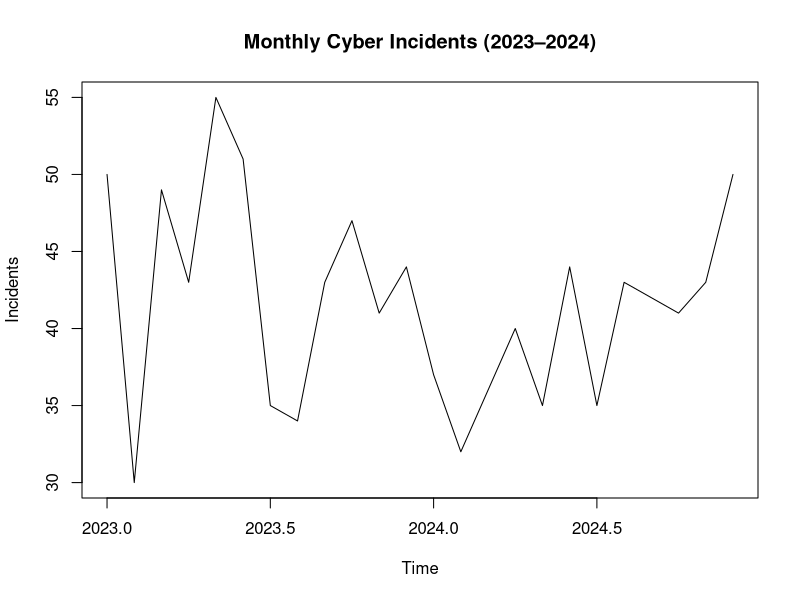
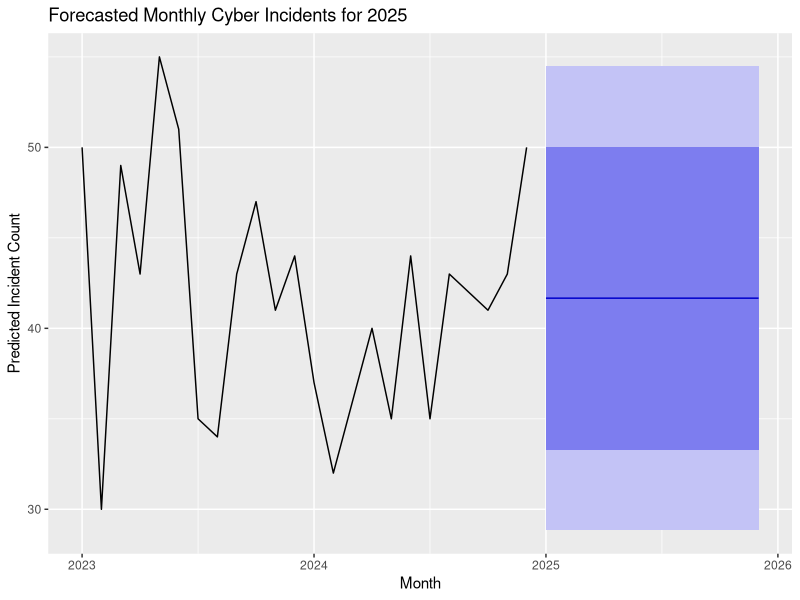
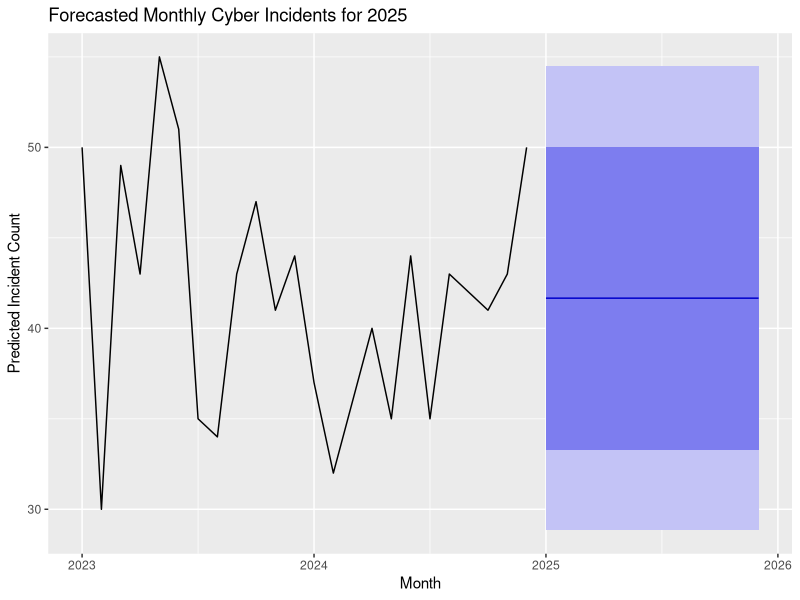

Generate these figures, in order, with R:
# =============================================
# Operation Silent Web — Predictive Model Script
# Purpose: Forecast future cyberattacks by month
# =============================================

# ---------------------------------------------
# Step 1: Load required libraries
# ---------------------------------------------

# tidyverse for data wrangling
library(tidyverse)

# lubridate to handle dates
library(lubridate)

# forecast for time series modeling and projections
library(forecast)

# ---------------------------------------------
# Step 2: Load and prepare your dataset
# ---------------------------------------------

# Load the mock cyber incident data
cyber_data <- read_csv("data/cyber_incidents_mock.csv")

# Convert incident_date column to Date format if needed
cyber_data$incident_date <- as.Date(cyber_data$incident_date)

# Aggregate number of incidents by month
monthly_data <- cyber_data %>%
  mutate(month = floor_date(incident_date, "month")) %>%
  count(month)

# View a sample of the result
head(monthly_data)

# ---------------------------------------------
# Step 3: Convert to time series object
# ---------------------------------------------

# Create a time series object from monthly counts
# start = c(2023, 1) assumes your dataset begins in Jan 2023
incident_ts <- ts(monthly_data$n, start = c(2023, 1), frequency = 12)

# Plot the time series to visualize trends
plot(incident_ts,
     main = "Monthly Cyber Incidents (2023–2024)",
     ylab = "Incidents", xlab = "Time")

# ---------------------------------------------
# Step 4: Fit ARIMA model
# ---------------------------------------------

# Automatically select best ARIMA model based on AIC
model <- auto.arima(incident_ts)

# Summary of model
summary(model)

# ---------------------------------------------
# Step 5: Forecast next 12 months
# ---------------------------------------------

# Predict 12 months into the future (for 2025)
forecasted <- forecast(model, h = 12)

# Plot the forecast
autoplot(forecasted) +
  labs(
    title = "Forecasted Monthly Cyber Incidents for 2025",
    x = "Month", y = "Predicted Incident Count"
  )

# Save forecast chart
ggsave("visuals/forecasted_cyber_incidents.png", width = 8, height = 5)

# ---------------------------------------------
# Step 6: Export forecast data (optional)
# ---------------------------------------------

# Save forecasted values to CSV
write_csv(as_tibble(forecasted), "data/cyber_incident_forecast.csv")
